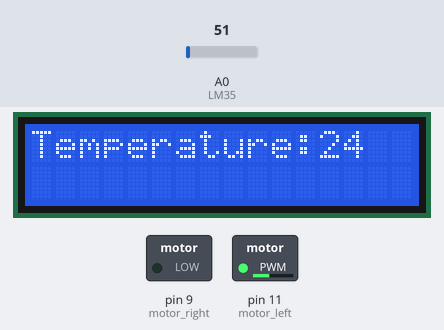
The sketch below on a simulated Arduino Uno, built with avr-gcc and run on an emulated ATmega328P. On the bench: 16×2 character LCD, switched loads named in the sketch (green lamp = pin HIGH). The inputs (shaded band) are chosen by the test bench; at power-on: A0 (LM35) = 51. What the sketch prints to the serial monitor is not drawn.

Above: at 1.2 s.
1.3 s: A0 (LM35) set to 61
At 2.9 s:
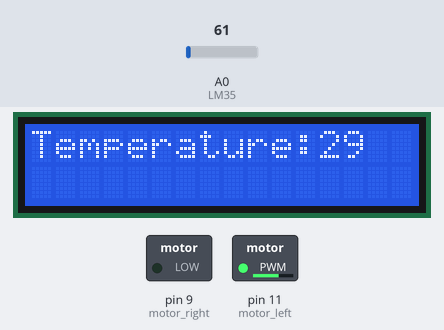
3.5 s: A0 (LM35) set to 71
At 4.4 s:
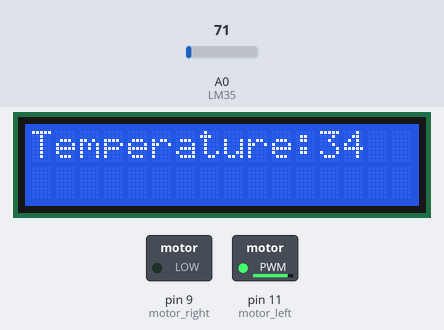
5.5 s: A0 (LM35) set to 84
At 7.2 s:
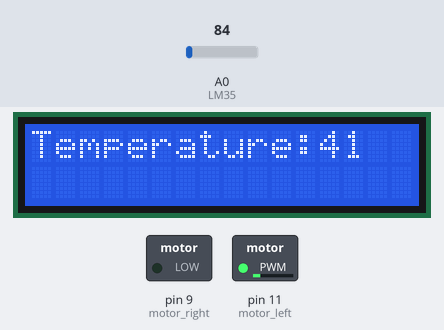
Timing chart, 0 to 8.7 s (numbered marks = the images above; inputs shaded):
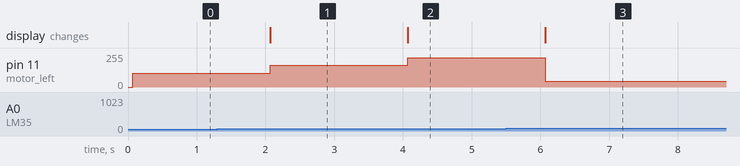

The sketch:

pial_kanti.ino
```cpp
#include "LiquidCrystal.h"

int temperature = 0;
int speed = 0;

#define RS 2
#define EN 3
#define D0 4
#define D1 5
#define D2 6
#define D3 7

#define LM35 A0

int motor_left = 11;
int motor_right = 9;

void fan(int speed){
  analogWrite(motor_left, speed);
  digitalWrite(motor_right, LOW);
}


LiquidCrystal lcd(RS, EN, D0, D1, D2, D3);

void show_temperature(void) {
  temperature = analogRead(LM35);
  int temp = temperature * 0.4882815;
  lcd.setCursor(12, 0);
  lcd.print((temp));
  speed = map(temp, 15 , 37, 0, 255);
  Serial.println(speed);
  fan(speed);
  delay(1000);
}


void setup()
{
  Serial.begin(9600);
  lcd.begin(16, 2);
  lcd.print("Temperature: ");
  lcd.setCursor(12, 0);
  lcd.print("      ");
  lcd.print("20");


  //I/O Definition
  pinMode(LM35, INPUT);
  pinMode(motor_left, OUTPUT);
  pinMode(motor_right, OUTPUT);

}

void loop()
{
  show_temperature();


  /* add main program code here */

}
```

Measured:
- the behaviour switches between 77 and 78 on A0 (LM35) (found by bisection; images 2 and 3)
- after the input at 1.3 s, pin 11 (motor_left): 104/255 → 162/255 after 0.77 s; the display: changes after 0.77 s (image 1)
- after the input at 3.5 s, pin 11 (motor_left): 162/255 → 220/255 after 0.57 s; the display: changes after 0.57 s (image 2)
- after the input at 5.5 s, pin 11 (motor_left): 220/255 → 45/255 after 0.57 s; the display: changes after 0.57 s (image 3)
